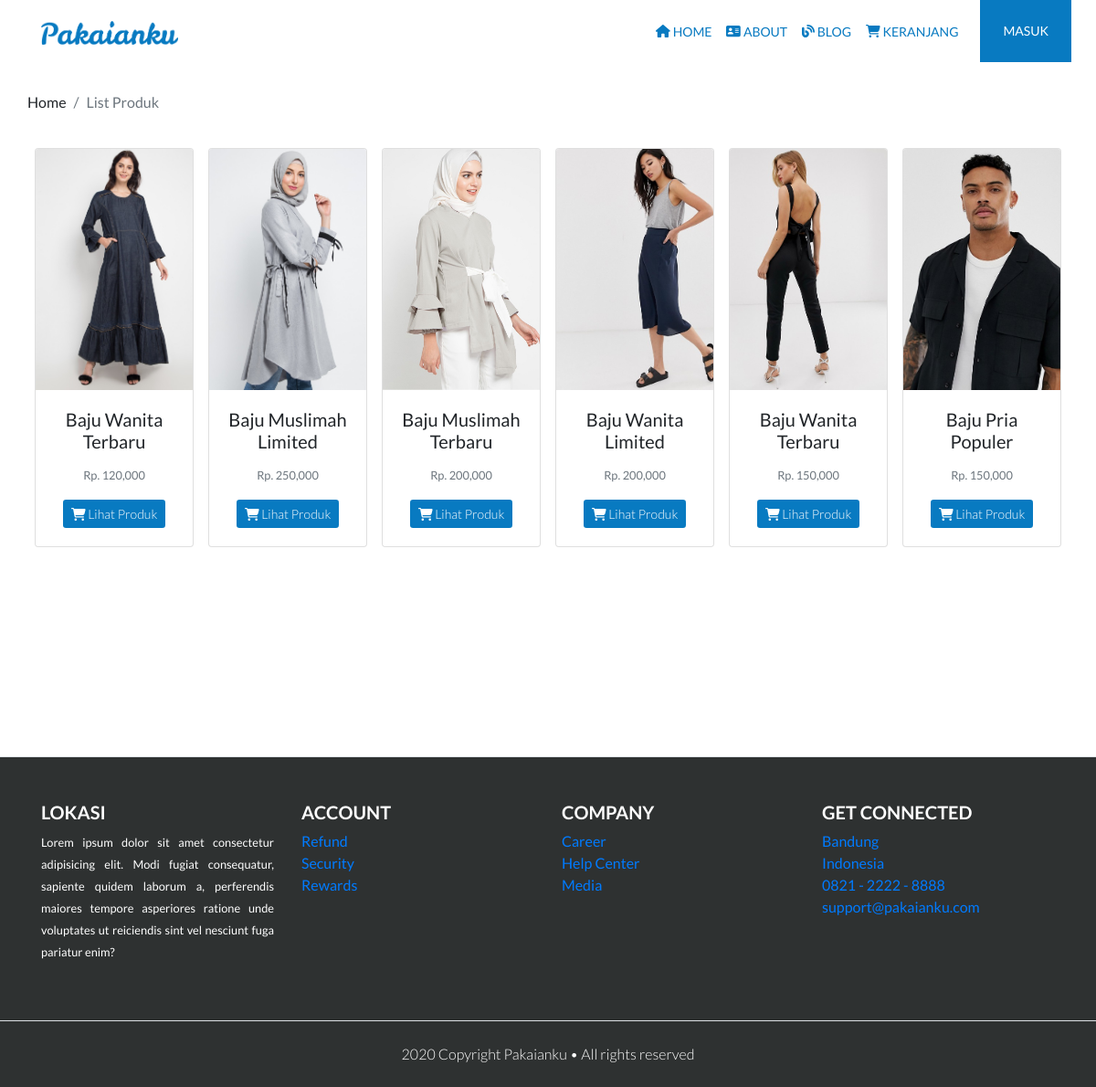
Screenshot of /listproduk.php with the database file from the repository.
### tables this page shows
CREATE TABLE `produk` (
  `id_produk` int(11) NOT NULL,
  `nama_produk` varchar(100) NOT NULL,
  `harga_produk` int(11) NOT NULL,
  `berat_produk` int(11) NOT NULL,
  `foto_produk` varchar(100) NOT NULL,
  `deskripsi_produk` text NOT NULL,
  `stok_produk` int(11) NOT NULL,
  `created` datetime NOT NULL DEFAULT current_timestamp(),
  `updated` datetime NOT NULL DEFAULT current_timestamp() ON UPDATE current_timestamp()
);

### listproduk.php (the view)
<?php
include 'koneksi.php';
include 'navbar.php' ;
?>
<main>
    <section class="section-details-content">
        <div class="container">
            <div class="row">
                <div class="col p-0">
                    <nav>
                        <ol class="breadcrumb">
                        <li class="breadcrumb-item">Home</li>
                        <li class="breadcrumb-item active">List Produk</li>
                        </ol>
                    </nav>
                </div>
            </div>
            <div class="row">
                <div class="col-md">
                    <div class="card-group">
                    <div class="row">
                    <?php $ambil = $koneksi->query("SELECT * FROM produk ORDER BY id_produk DESC"); ?>
                    <?php while ($perproduk = $ambil->fetch_assoc()) {; ?>
                            <div class="col-md-2 p-2">
                                <div class="card ">
                                    <img class="card-img-top" style="object-fit: cover;width: 100%;
    height: 22vw;" src="assets/img/produk/<?php echo $perproduk['foto_produk'] ;?>" alt="">
                                    <div class="card-body text-center">
                                        <h5 class="card-title"><?php echo $perproduk['nama_produk'] ;?></h5>
                                        <p class="card-text"><small class="text-muted">Rp. <?php echo number_format($perproduk['harga_produk']) ;?></small></p>
                                        <a href="detail.php?id=<?php echo $perproduk['id_produk'] ;?>" class="btn btn-login btn-sm font-weight-light"><i class="fas fa-shopping-cart"></i> Lihat Produk</a>
                                    </div>
                                </div>
                            </div>
                    <?php } ;?>
                        </div>
                    </div>
                </div>
            </div>
        </div>
    </section>
</main>
<?php include 'footer.php' ;?>

### navbar.php (shortened to what this page needs)
<!DOCTYPE html>
<html lang="en">
<head>
    <link rel="stylesheet" href="assets/css/bootstrap.css">
    <link rel="stylesheet" href="assets/fontawesome/css/all.css">
    <link rel="stylesheet" href="assets/plugin/xzoom/xzoom.css">
    <link rel="stylesheet" href="admin/assets/plugins/datatables-bs4/css/dataTables.bootstrap4.min.css">
    <link rel="stylesheet" href="admin/assets/plugins/datatables-responsive/css/responsive.bootstrap4.min.css">
    <link rel="stylesheet" href="assets/style/main.css">
</head>
<body>
<nav class="navbar navbar-expand-lg navbar-light bg-white text-uppercase fixed-top">
    <div class="container">
        <a class="navbar-brand" href="index.php">
            <img src="assets/logo/Pakaianku1.png" width="150">
        </a>
        <div class="collapse navbar-collapse" id="navbarNav">
            <ul class="navbar-nav ml-auto mr-3 ">
                <li class="nav-item ">
                    <a class="nav-link" href="index.php"><i class="fas fa-home"></i> Home</a>
                </li>
                <li class="nav-item">
                    <a class="nav-link" href="#"><i class="fas fa-address-card"></i> About</a>
                </li>
                <li class="nav-item">
                    <a class="nav-link" href="#"><i class="fas fa-blog"></i> Blog</a>
                </li>
                <li class="nav-item">
                    <a class="nav-link" href="keranjang.php"><i class="fas fa-shopping-cart"></i> Keranjang</a>
                </li>
                <?php if (isset($_SESSION['users'])) :?>
                <li class="nav-item">
                    <a class="nav-link" href="riwayat.php"><i class="fas fa-history"></i> Riwayat</a>
                </li>
                <li class="nav-item">
                    <a class="nav-link" href="checkout.php"><i class="fas fa-check"></i> Checkout</a>
                </li>
            </ul>
            <form class="form-inline d-sm-block d-md-none">
                <button class="btn btn-login my-2 my-sm-0 px-4">
                <a href="logout.php" class="text-white text-decoration-none"> LOGOUT</a>
                </button>
            </form>
            <form class="form-inline my-2 my-lg-0 d-none d-md-block">
                <button class="btn btn-login btn-navbar-right my-2 my-sm-0 px-4">
                <a href="logout.php" class="text-white text-decoration-none"> LOGOUT</a>
                </button>
            </form>
                <?php else: ?>
                    </ul>
            <form class="form-inline my-2 my-lg-0 d-none d-md-block">
                <button class="btn btn-login btn-navbar-right my-2 my-sm-0 px-4">
                <a href="login.php" class="text-white text-decoration-none"> MASUK</a>
                </button>
            </form>
            <?php endif ;?>
        </div>
    </div>
</nav>

### footer.php (shortened to what this page needs)
<footer class="section-footer mt-5 border-top text-white">
    <div class="container pt-5 pb-5">
        <div class="row justify-content-center">
            <div class="col-12">
                <div class="row">
                    <div class="col-12 col-lg-3">
                        <h5 class="font-weight-bold">LOKASI</h5>
                        <p class="font-weight-light text-justify"><small>Lorem ipsum dolor sit amet consectetur adipisicing elit. Modi fugiat consequatur, sapiente quidem laborum a, perferendis maiores tempore asperiores ratione unde voluptates ut reiciendis sint vel nesciunt fuga pariatur enim?</small></p>
                    </div>
                    <div class="col-12 col-lg-3">
                        <h5 class="font-weight-bold">ACCOUNT</h5>
                        <ul class="list-unstyled">
                            <li><a href="#">Refund</a></li>
                            <li><a href="#">Security</a></li>
                            <li><a href="#">Rewards</a></li>
                        </ul>
                    </div>
                    <div class="col-12 col-lg-3">
                        <h5 class="font-weight-bold">COMPANY</h5>
                        <ul class="list-unstyled">
                            <li><a href="#">Career</a></li>
                            <li><a href="#">Help Center</a></li>
                            <li><a href="#">Media</a></li>
                        </ul>
                    </div>
                    <div class="col-12 col-lg-3">
                        <h5 class="font-weight-bold">GET CONNECTED</h5>
                        <ul class="list-unstyled">
                            <li><a href="#">Bandung</a></li>
                            <li><a href="#">Indonesia</a></li>
                            <li><a href="#">0821 - 2222 - 8888</a></li>
                            <li><a href="#">support@pakaianku.com</a></li>
                        </ul>
                    </div>
                </div>
            </div>
        </div>
    </div>
    <div class="container-fluid">
        <div class="row border-top justify-content-center align-items-center pt-4">
            <div class="col-auto text-white font-weight-light mb-4">
            2020 Copyright Pakaianku • All rights reserved
            </div>
        </div>
    </div>
</footer>
</body>
</html>

### assets/style/main.css (style rules this page uses)
body { background-color: #fff; font-family: 'Lato', sans-serif; }
.navbar-light .navbar-nav { font-size: 14px; }
.navbar-light .navbar-nav .nav-link { color: #087ac1; }
.btn-navbar-right { margin-top: -10px !important; margin-bottom: -8px !important; margin-right: -18px !important; font-size: 14px; height: 70px; border-radius: 0; }
.btn-login { background-color: #087ac1; color: #fff; }
.section-footer { background-color: #2e3131; }
.section-details-content { margin-top: 100px; min-height: 85vh; }
.section-details-content .breadcrumb { background-color: transparent; padding: 0; margin-bottom: 30px; }

### rows the page displays
produk: foto_produk (picture), nama_produk "Baju Wanita Terbaru", harga_produk "120,000"
produk: foto_produk (picture), nama_produk "Baju Muslimah Limited", harga_produk "250,000"
produk: foto_produk (picture), nama_produk "Baju Muslimah Terbaru", harga_produk "200,000"
produk: foto_produk (picture), nama_produk "Baju Wanita Limited", harga_produk "200,000"
produk: foto_produk (picture), nama_produk "Baju Wanita Terbaru", harga_produk "150,000"
produk: foto_produk (picture), nama_produk "Baju Pria Populer", harga_produk "150,000"
